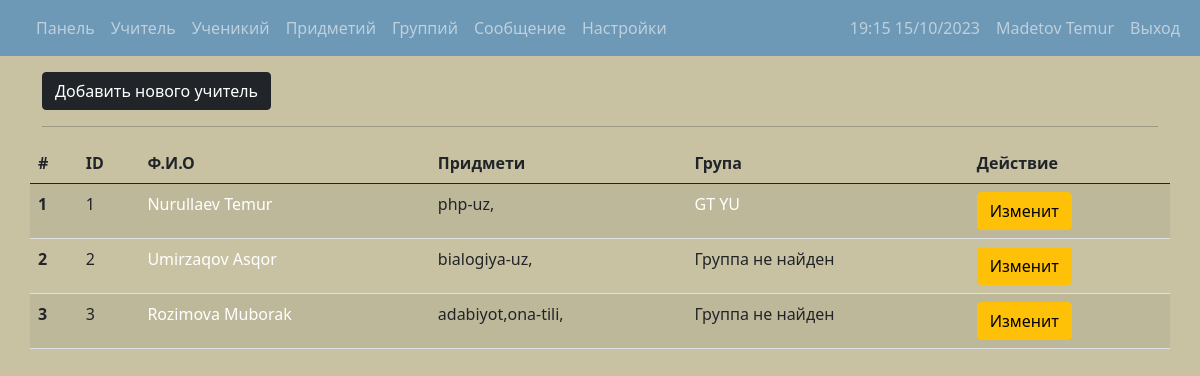
The app's page /admin/teacher.php (signed in) with its own data.
### tables this page shows
CREATE TABLE IF NOT EXISTS `teachers` (
  `teacher_id` int(10) NOT NULL AUTO_INCREMENT,
  `username` varchar(14) NOT NULL,
  `password` varchar(80) NOT NULL COMMENT '12345',
  `role` varchar(9) NOT NULL DEFAULT 'teacher',
  `status` varchar(3) NOT NULL DEFAULT '0',
  `full_name` varchar(100) NOT NULL,
  `pasport_code` varchar(19) DEFAULT NULL,
  `jender` varchar(10) DEFAULT NULL,
  `phone_number` varchar(20) DEFAULT NULL,
  `date_of_birth` varchar(22) DEFAULT NULL,
  `date_of_joined` varchar(22) NOT NULL,
  `date_of_edit` varchar(22) DEFAULT NULL,
  `subjects` varchar(200) DEFAULT NULL,
  `address` varchar(120) NOT NULL,
  PRIMARY KEY (`teacher_id`)
);

CREATE TABLE IF NOT EXISTS `groups` (
  `group_id` int(10) NOT NULL AUTO_INCREMENT,
  `group_subject` varchar(30) NOT NULL,
  `group_code` varchar(30) NOT NULL,
  `group_discription` varchar(150) DEFAULT NULL,
  `date_of_joined` varchar(22) NOT NULL,
  `group_jurnal` varchar(40) NOT NULL,
  `date_of_end` varchar(40) DEFAULT NULL,
  `status` varchar(3) NOT NULL DEFAULT '0',
  `group_teacher` varchar(10) NOT NULL,
  `count_student` varchar(10) DEFAULT NULL,
  PRIMARY KEY (`group_id`),
  UNIQUE KEY `group_code` (`group_code`)
);

### admin/php/function.php (called while the page is built, shortened)
<?php
require __DIR__ . '/function_subject.php';
require __DIR__ . '/function_teacher.php';
$limit = isset($_GET['m']) ? $_GET['m'] : 20;

### admin/teacher.php (the view, shortened to what this page needs)
<?php $title = 'Учител | ITS'; $page = 2;
require __DIR__ . '/../connection/connection.php';
require __DIR__ . '/php/function.php';
if(isset($_GET['add'])  and $_GET['add'] == 'on') { ?>
  <?php include './layout/hader-page.php';
  ?>
  <div class="container-lg mt-3">
    <a href="./teacher.php" class="btn btn-dark">Назад</a>
    <hr>
  </div>
    <div class="container-lg mt-3" >
      <div class="alert alert-danger container" role="alert" style="display: none;" id="msg-alert"></div>
        <form action='' method='POST' id='addteacher'>
          <input type='hidden' name='add' value='412'>
            <div class="mb-3">
                <label for="formGroupExampleInput" class="form-label">Ф.И * </label>
                <input type="text" class="form-control" id="formGroupExampleInput"
                 autocomplete="off" required name="full_name" maxlength="90" value="Nurullaev Temur">
             </div>
            <div class="mb-3">
                <label for="formGroupExampleInput" class="form-label">Паспорт серия</label>
                <input type="text" class="form-control" id="formGroupExampleInput pasport"
                  autocomplete="off" name="pasport_code" maxlength='17'>
            </div>
            <div class="mb-3">
                <label for="formGroupExampleInput" class="form-label">Телефонный контакт *</label>
                <input type="text" class="form-control" id="formGroupExampleInput"
                   autocomplete="off"  required name='telephone' maxlength="15" value="+998902365847">
            </div>
            <div class="mb-3">
                <label for="formGroupExampleInput" class="form-label">Имя пользователя *</label>
                <input type="text" class="form-control" id="formGroupExampleInput"
                 autocomplete="off"  required name="username"  minlength="4" maxlength='13' value="temur">
            </div>
            <div class="mb-3">
                <label for="formGroupExampleInput" class="form-label">Парол *</label>
                <input type="password" class="form-control" id="formGroupExampleInput"
                 autocomplete="off"  required name="password" minlength="5" maxlength='16' value="12345">
            </div>
            <div class="mb-3">
                <label for="formGroupExampleInput" class="form-label">Адрес *</label>
                <input type="text" class="form-control" id="formGroupExampleInput"
                 autocomplete="off"  required name="address" maxlength='119' value="Beruniy tumani">
            </div>
            <div class="mb-3">
                <label for="formGroupExampleInput" class="form-label">День рождения *</label>
                <input type="date" class="form-control" id="formGroupExampleInput"
                 required min='1970-02-05' max='2007-01-01' name="data_of_birth" value='2006-02-17'>
            </div>
            <div class="form-check">
                <input class="form-check-input" type="radio" name="jender" id="gridRadios1" required value="erkak" >
                <label class="form-check-label" for="gridRadios1">
                 Мужчина
                </label>
            </div>
            <div class="form-check ">
                <input class="form-check-input" type="radio" name="jender" id="gridRadios2" required value="ayol">
                <label class="form-check-label" for="gridRadios2">
                Женшина
                </label>
            </div>
            <div class="mb-4 mt-2">
              <label class="form-label">Придметь</label>
              <div class="row row-cols-5">
                <?php foreach(EchoSubjectsCode($conn) as $subject): ?>
                <div class="col">
                  <input type="checkbox"
                         name="subjects[]"
                         value="<?= $subject['subject_code'].',' ?>">
                         <?= $subject['subject_name'] ?>
                </div>
                <?php endforeach; ?>
              </div>
            </div>
            <div class="mt-3 mb-4">
              <button type="submit" class="btn btn-primary ">Сохранить</button>
              <button type="reset" class="btn btn-danger me-md-3">Сбросит</button>
            </div>
        </form>
    </div>
  <?php  $script = '<script type="text/javascript" src="./js/teacher-add-script.js"></script>'; include './layout/footer-page.php' ?>
<?php } else { ?>
  <?php include './layout/hader-page.php';
    $page = isset($_GET['page']) ? $_GET['page'] : 0;
    $offset = $limit * ($page);
    $teachers = AllTeacher($conn, '0', $limit, $offset)  ;
   ?>
    <div class="container-lg mt-3">
        <a href="?add=on"
           class="btn btn-dark">Добавить нового учитель</a>
           <hr>
    </div>
    <?php if($teachers != 0) { ?>
    <table class="table table-striped container mt-3">
      <thead>
        <tr>
          <th scope="col">#</th>
          <th scope="col">ID</th>
          <th scope="col">Ф.И.О</th>
          <th scope="col">Придмети</th>
          <th scope="col">Група</th>
          <th scope="col">Действие</th>
        </tr>
      </thead>
      <tbody>
      <?php $i=1; foreach ($teachers as $teacher) { ?>
        <tr>
          <th scope="row"><?= $i ?></th>
          <td><?= $teacher['teacher_id'] ?></td>
          <td><a href="./teacher.php?view=on&teacher=<?= $teacher['teacher_id'] ?>"><?= $teacher['full_name'] ?></a></td>
          <td><?= $teacher['subjects'] ?></td>
          <td><?= EchoTeacherGroups($conn, $teacher['teacher_id']) ?></td>
          <td>
            <a href="./teacher.php?edit=on&teacher=<?= $teacher['teacher_id'] ?>" class="btn btn-warning">Изменит</a>
          </td>
        </tr>
        <?php $i++; }?>
      </tbody>
    </table>
    <?php } else {?>
      <div class="alert alert-info w-450 m-5" role="alert">
        Пустой! Добавте новоый Учител
      </div>
    <?php }?>
  <?php include './layout/footer-page.php' ?>
<?php } ?>

### admin/php/function_teacher.php (shortened to what this page needs)
<?php
function AllTeacher($conn_db, $status, $limite, $offsete) {
  $sql = "SELECT teacher_id, full_name, subjects FROM teachers WHERE status = {$status} LIMIT $limite OFFSET $offsete";
  $stmt = $conn_db->prepare($sql);
  $stmt->execute();
  if ($stmt->rowCount() >= 1) {
    return $stmt->fetchAll(PDO::FETCH_ASSOC);
  } else {
    return 0;
  }
}
function GetTeacherGroups($conn_db, $teacher_id) {
  $sql = "SELECT group_code, group_jurnal FROM groups WHERE group_teacher={$teacher_id};";
  $db = $conn_db->prepare($sql);
  $db->execute();
  if($db->rowCount() >= 1) {
    return $db->fetchAll(PDO::FETCH_ASSOC);;
  } else {
    return 0;
  }
}
function EchoTeacherGroups($conn_db, $teacher_id) {
  $response = GetTeacherGroups($conn_db, $teacher_id);
  if($response != 0){
    $r = "";
    foreach($response as $res) {
      $r .= "<a href='{$res['group_jurnal']}'>". strtoupper($res['group_code']) . "</a>  ";
    }
    return $r;
  } else {
    return 'Группа не найден';
  }
}

### assets/css/style.css (style rules this page uses)
a { text-decoration: none!important; color: white; }

### records on screen
teachers: teacher_id "1", full_name "Nurullaev Temur", subjects "php-uz,"
groups: group_code "GT"
groups: group_code "YU"
teachers: teacher_id "2", full_name "Umirzaqov Asqor", subjects "bialogiya-uz,", teacher_id "Группа не найден"
teachers: teacher_id "3", full_name "Rozimova Muborak", subjects "adabiyot,ona-tili,", teacher_id "Группа не найден"

### other values on screen
$_SESSION['full_name'] "Madetov Temur"
